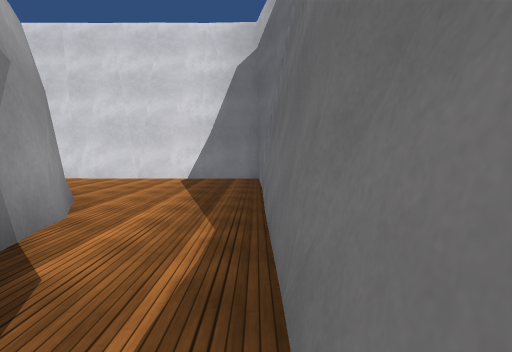
view 1 (above)

20 first-person views from a walk through a Unity game level. The camera is 1.4 m above the floor, tilts 4° down and sees 80° across. The floor is counted in squares, 2 m on a side. Each view is taken from the middle of a square. On the plan, view 1 faces up. The plan holds only what a view shows up to about 10 squares ahead; the rest is blank. The place goes on beyond the plan. Surface patterns are stand-ins for the level's own textures.

view 2
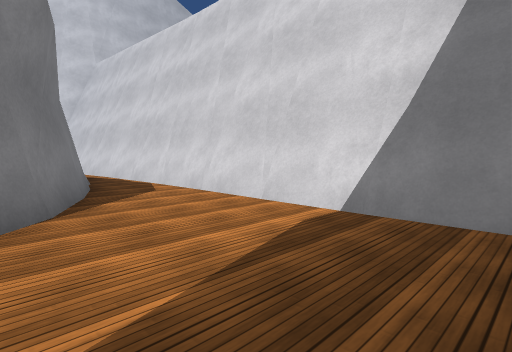

view 3
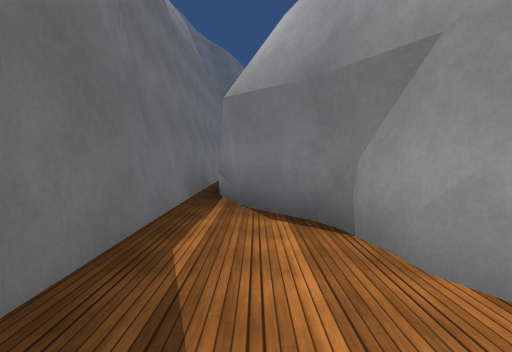

view 4
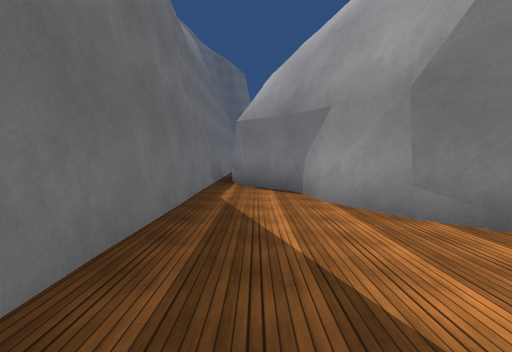

view 5
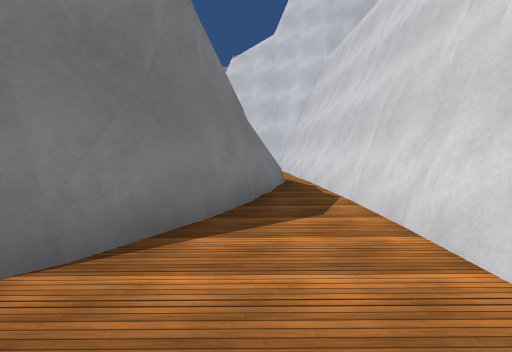

view 6
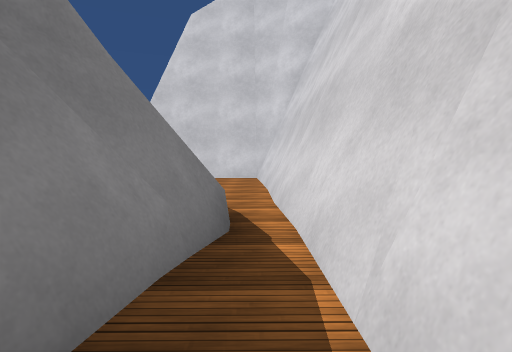

view 7
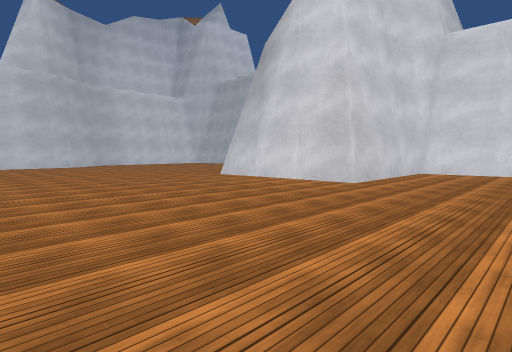

view 8
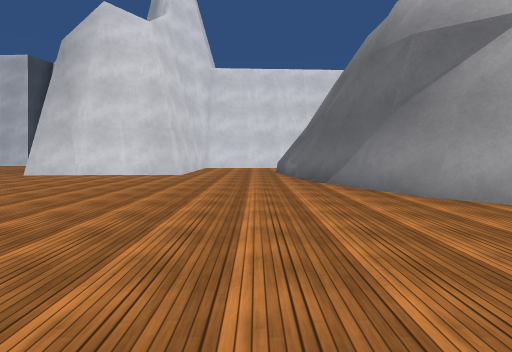

view 9
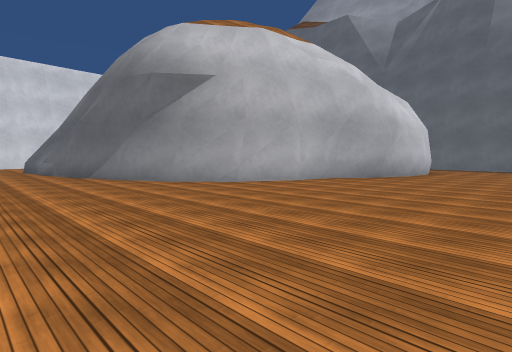

view 10
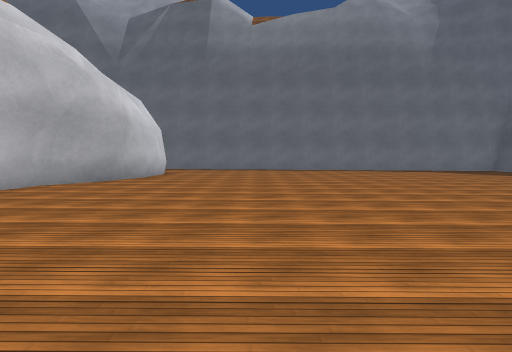

view 11
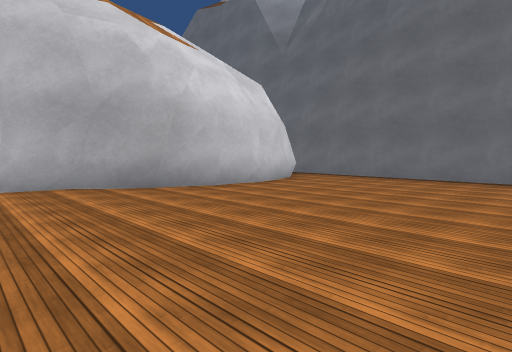

view 12
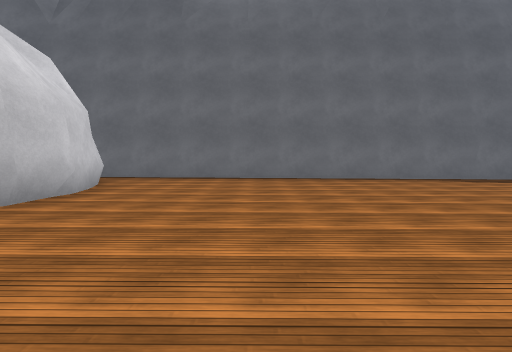

view 13
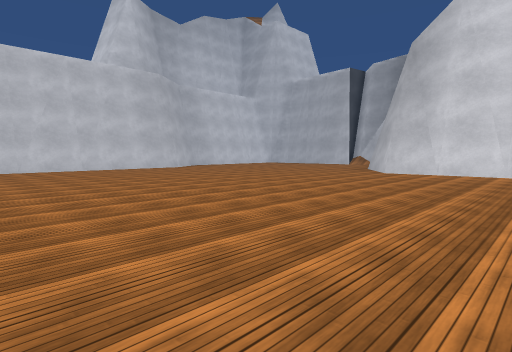

view 14
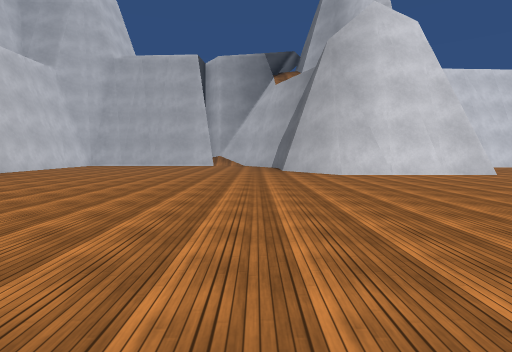

view 15
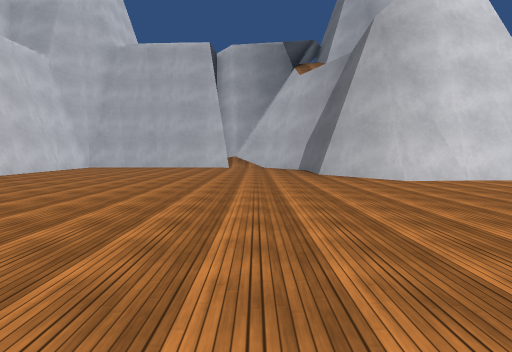

view 16
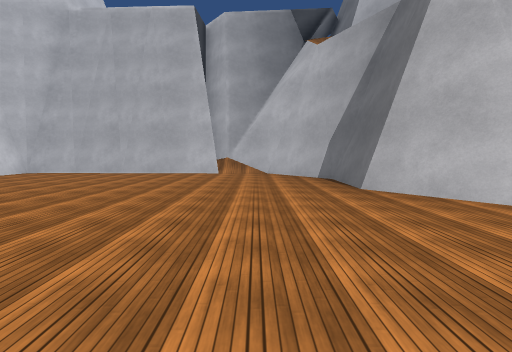

view 17
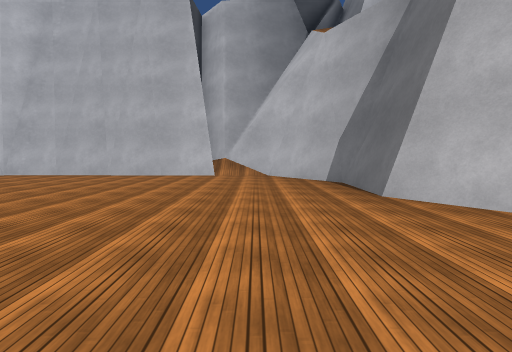

view 18
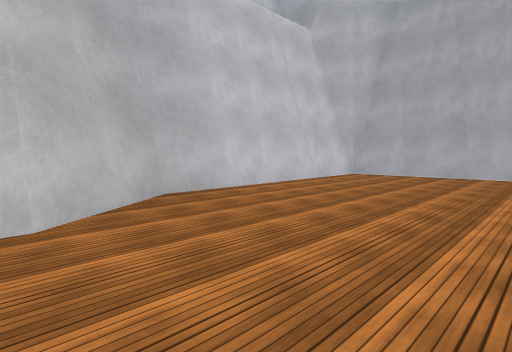

view 19
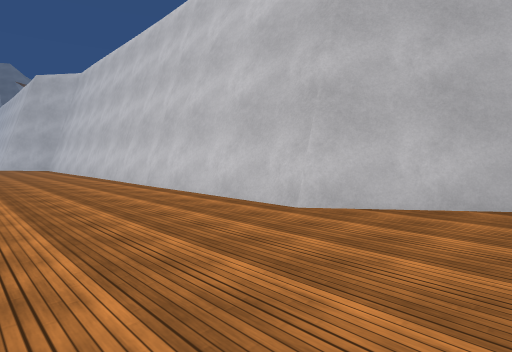

view 20
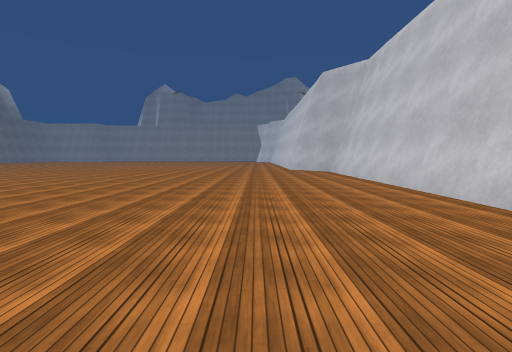

### Floor plan
Points are (right, up) in squares from view 1. A wall is a line through its corners. A room is listed if a view was taken in it or the views show most of it. See-through windows are left out.
Room 1 (views 1, 2, 3, 4, 5)
walls: (-3, 4.2) (-2.6, 3.4); (-2.1, 3.1) (-1.8, 2) (-0.7, 0.7) (-0.3, -0.4); (-2, 2.4) (-1.7, 1.7); (0.3, 6.4) (0.3, 8.1); (-5.5, 6.4) (-3.9, 5.6) (-2.9, 4.5) (-2, 2.9); (0.1, 8.5) (-3.2, 8.5); (0.1, 8.7) (-6.6, 8.6); (-6.1, 6.5) (-5.3, 6.2); (0.4, 1) (0.2, 1.4); (-4.9, 8.9) (-6.9, 8.8); (0.3, -2.5) (0.3, 4.5)
ways out: opening at (-6, 8) to room 2; opening at (0, -3) to room 2
Room 2 (views 6, 7, 8, 9, 10, 11, 12, 13, 14, 15, 16, 17, 18, 19, 20)
walls: (-21.2, 3.6) (-22.8, 5.8) (-22.8, 8.2) (-24.4, 10.4) (-25.5, 11); (-11.8, -0.1) (-12.4, 1.5); (-12.4, 1.2) (-12.9, 3.8); (-9.8, -2.4) (-11.1, -1.2) (-12.6, 1.5); (-12.9, 3.7) (-13.1, 4.3); (-12.7, 3.6) (-12.9, 4.1); (-7.9, -3.3) (-10.1, -2.3); (-16.4, 8) (-16.5, 3.8) (-21.4, 3.8); (-15.4, 8.4) (-16.3, 8.3); (-5.6, -4.3) (-6, -4.4) (-7.3, -3.4) (-8.5, -3.1); (-10, 7.4) (-9.3, 7.2) (-8.9, 7); (-10.2, 7.7) (-9.1, 7.3); (-9.1, 7.2) (-8.1, 7); (-9.2, 7.4) (-6.6, 7); (-3.6, -4.8) (-4.8, -4.8) (-6.5, -4.1); (-7.9, 7) (-7, 6.8); (-7.2, 6.8) (-6.5, 6.6); (-26.4, 10.6) (-33.1, 10.9); (-2.4, -4.6) (-3.7, -4.8); (-1.5, -4.3) (-2.7, -4.7); (-6.6, 8.6) (-14.7, 8.4); (-33.1, 10.6) (-33.1, 3.7) (-31.5, 1.5) (-31.5, -10); (0.2, -14.6) (0.3, -7.5)
low walls: (-18.6, 3.7) (-21.2, 3.6); (-7.3, -3.4) (-7.9, -3.3); (-7.9, 7.3) (-6.5, 6.8); (-31.3, 10.6) (-33.1, 10.6)
ways out: opening at (-6, 8) to room 1; opening at (0, -3) to room 1

Where each view was taken, in squares from view 1:
view 1: 0 up, 0 right, facing up
view 2: 5 up, 0 right, facing up-left
view 3: 5 up, 1 left, facing down
view 4: 8 up, 1 left, facing down
view 5: 7 up, 2 left, facing left
view 6: 8 up, 7 left, facing left
view 7: 3 down, 13 left, facing up-left
view 8: 6 down, 14 left, facing up
view 9: 8 down, 15 left, facing up-right
view 10: 8 down, 14 left, facing right
view 11: 10 down, 9 left, facing up-right
view 12: 8 down, 9 left, facing right
view 13: 7 down, 17 left, facing up-left
view 14: 6 down, 24 left, facing up
view 15: 4 down, 25 left, facing up
view 16: 0 up, 25 left, facing up
view 17: 1 up, 25 left, facing up
view 18: 1 up, 28 left, facing up-left
view 19: 4 up, 28 left, facing down-left
view 20: 0 up, 28 left, facing down
